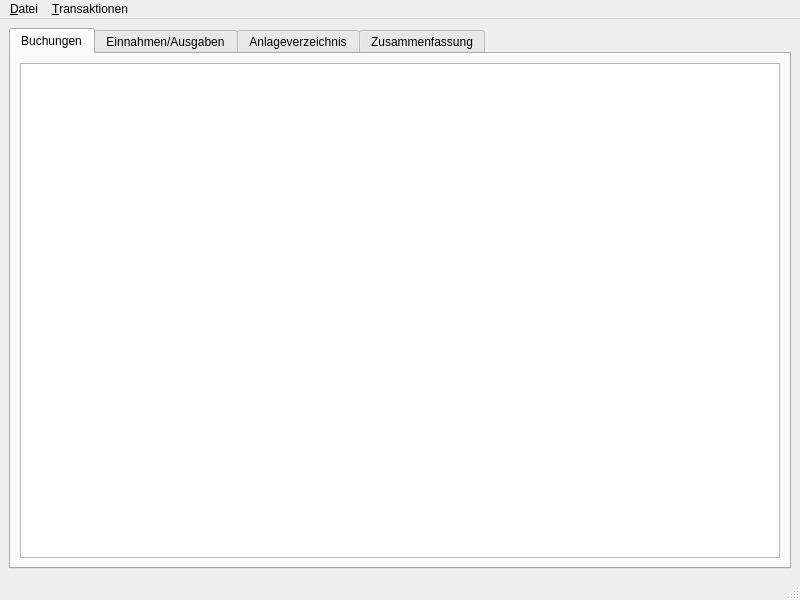
<?xml version="1.0" encoding="UTF-8"?>
<ui version="4.0">
 <class>MainWindow</class>
 <widget class="QMainWindow" name="MainWindow">
  <property name="geometry">
   <rect>
    <x>0</x>
    <y>0</y>
    <width>800</width>
    <height>600</height>
   </rect>
  </property>
  <property name="windowTitle">
   <string>Aussackler - Steuerabrechnungssoftware</string>
  </property>
  <widget class="QWidget" name="centralwidget">
   <layout class="QVBoxLayout" name="verticalLayout">
    <item>
     <widget class="QTabWidget" name="tabWidget">
      <property name="currentIndex">
       <number>0</number>
      </property>
      <widget class="QWidget" name="tab">
       <attribute name="title">
        <string>Buchungen</string>
       </attribute>
       <layout class="QHBoxLayout" name="horizontalLayout">
        <item>
         <widget class="QTableView" name="mainTable">
          <property name="wordWrap">
           <bool>false</bool>
          </property>
          <attribute name="horizontalHeaderDefaultSectionSize">
           <number>120</number>
          </attribute>
          <attribute name="verticalHeaderDefaultSectionSize">
           <number>22</number>
          </attribute>
         </widget>
        </item>
       </layout>
      </widget>
      <widget class="QWidget" name="tab_2">
       <attribute name="title">
        <string>Einnahmen/Ausgaben</string>
       </attribute>
       <layout class="QHBoxLayout" name="horizontalLayout_3">
        <item>
         <widget class="QTableView" name="earningsTable"/>
        </item>
       </layout>
      </widget>
      <widget class="QWidget" name="tab_3">
       <attribute name="title">
        <string>Anlageverzeichnis</string>
       </attribute>
       <layout class="QHBoxLayout" name="horizontalLayout_5">
        <item>
         <widget class="QTableView" name="investTable"/>
        </item>
       </layout>
      </widget>
      <widget class="QWidget" name="tab_4">
       <attribute name="title">
        <string>Zusammenfassung</string>
       </attribute>
      </widget>
     </widget>
    </item>
   </layout>
  </widget>
  <widget class="QMenuBar" name="menubar">
   <property name="geometry">
    <rect>
     <x>0</x>
     <y>0</y>
     <width>800</width>
     <height>23</height>
    </rect>
   </property>
   <widget class="QMenu" name="menuTransaktionen">
    <property name="title">
     <string>&amp;Transaktionen</string>
    </property>
    <addaction name="separator"/>
    <addaction name="actionAddEntries"/>
    <addaction name="separator"/>
    <addaction name="actionNewEntry"/>
    <addaction name="actionCorrectEntry"/>
    <addaction name="actionNewDocument"/>
    <addaction name="actionCorrectDocument"/>
    <addaction name="actionNewAccount"/>
    <addaction name="actionNewCategory"/>
   </widget>
   <widget class="QMenu" name="menuDatei">
    <property name="title">
     <string>&amp;Datei</string>
    </property>
    <addaction name="actionNew"/>
    <addaction name="actionLoad"/>
    <addaction name="separator"/>
    <addaction name="actionSave"/>
    <addaction name="actionSaveas"/>
    <addaction name="separator"/>
    <addaction name="actionQuit"/>
   </widget>
   <addaction name="menuDatei"/>
   <addaction name="menuTransaktionen"/>
  </widget>
  <widget class="QStatusBar" name="statusbar"/>
  <action name="actionNew">
   <property name="text">
    <string>&amp;Neu</string>
   </property>
   <property name="shortcut">
    <string>Ctrl+N</string>
   </property>
  </action>
  <action name="actionLoad">
   <property name="text">
    <string>&amp;Öffnen</string>
   </property>
   <property name="shortcut">
    <string>Ctrl+O</string>
   </property>
  </action>
  <action name="actionSave">
   <property name="text">
    <string>&amp;Speichern</string>
   </property>
   <property name="shortcut">
    <string>Ctrl+S</string>
   </property>
  </action>
  <action name="actionSaveas">
   <property name="text">
    <string>Speichern &amp;unter</string>
   </property>
  </action>
  <action name="actionQuit">
   <property name="text">
    <string>&amp;Beenden</string>
   </property>
   <property name="shortcut">
    <string>Ctrl+W</string>
   </property>
  </action>
  <action name="actionAddEntries">
   <property name="text">
    <string>Buchungen &amp;eintragen</string>
   </property>
   <property name="shortcut">
    <string>Ctrl+E</string>
   </property>
  </action>
  <action name="actionNewEntry">
   <property name="text">
    <string>Neue Buchung</string>
   </property>
   <property name="shortcut">
    <string>Ctrl+B</string>
   </property>
  </action>
  <action name="actionNewDocument">
   <property name="text">
    <string>Neuer Beleg</string>
   </property>
   <property name="shortcut">
    <string>Ctrl+R</string>
   </property>
  </action>
  <action name="actionNewCategory">
   <property name="text">
    <string>Neue Kategorie</string>
   </property>
   <property name="shortcut">
    <string>Ctrl+L</string>
   </property>
  </action>
  <action name="actionNewAccount">
   <property name="text">
    <string>Neues Konto</string>
   </property>
   <property name="shortcut">
    <string>Ctrl+K</string>
   </property>
  </action>
  <action name="actionCorrectEntry">
   <property name="text">
    <string>Buchung korrigieren</string>
   </property>
  </action>
  <action name="actionCorrectDocument">
   <property name="text">
    <string>Beleg korrigieren</string>
   </property>
  </action>
 </widget>
 <resources/>
 <connections/>
</ui>
